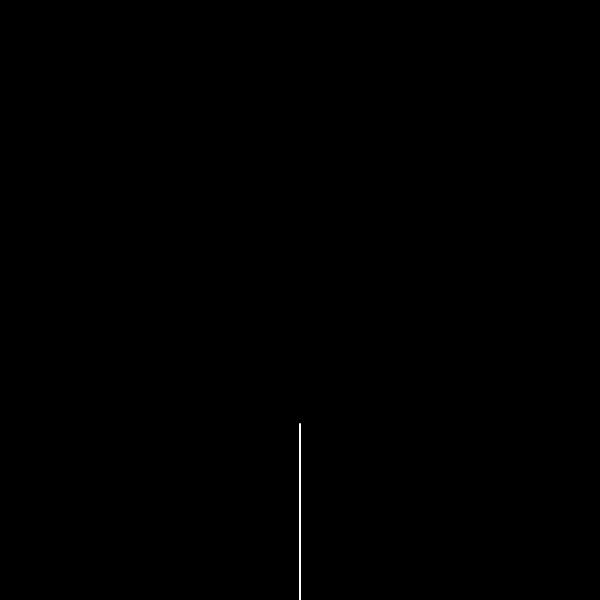
Frame 1 (no input)
Frame 60 (no input): identical to frame 1, image omitted
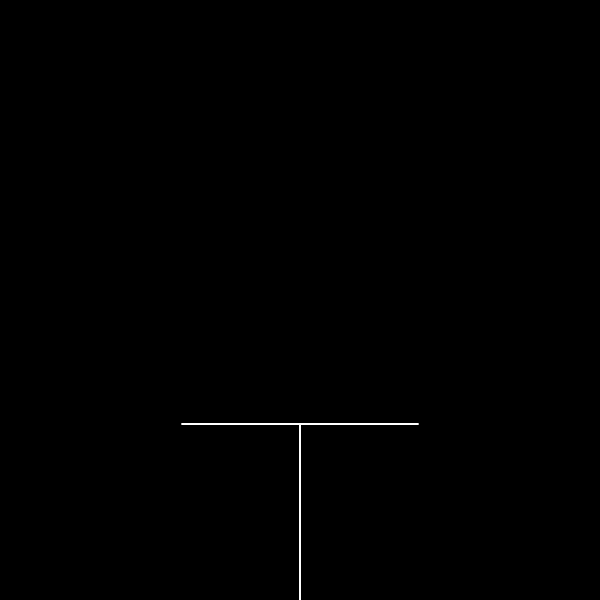
Frame 120 (the mouse pressed at the canvas centre since frame 60)

The p5.js sketch that drew these frames (run headless with seeded random() and noise() and a simulated clock; from frame 60 on, the mouse is pressed at the canvas centre):

// p5.js sketch
// ── sketch.js
var h = 180;
var ang;
var count = 0;

function setup() {
    createCanvas(600, 600);
}

function draw() {
    background(0);
    translate(width/2, height);

    stroke(255);
    strokeWeight(2);

    push();
    translate(-width/2, -height)
    ang = radians(map(mouseX, 0, 600, 0, 180));
    if (ang > PI) {
        ang = PI;
    } else if (ang < 0) {
        ang = 0;
    }
    pop();

    branch(176);
}

function mousePressed() {
    if (mouseButton == RIGHT) {
        if (h < 180) {
            h = h / .67;
            count--;
        }
    } else {
        if (h > 3) {
            h = h * .67;
            count++;
        }
        print(count);
    }
}

function keyPressed() {
    count = 0;
    h = 180;
}

function branch(len) {
    line(0, 0, 0, -len);
    translate(0, -len);
    if (len > h) {
        push();
        rotate(ang);
        branch(len * .67);
        pop();
        push();
        rotate(-ang);
        branch(len * .67);
        pop();
    }
}
